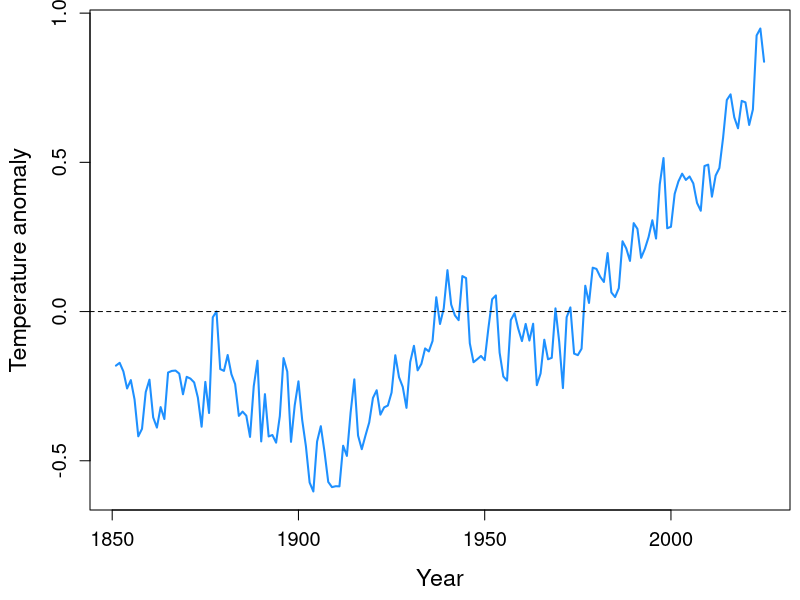
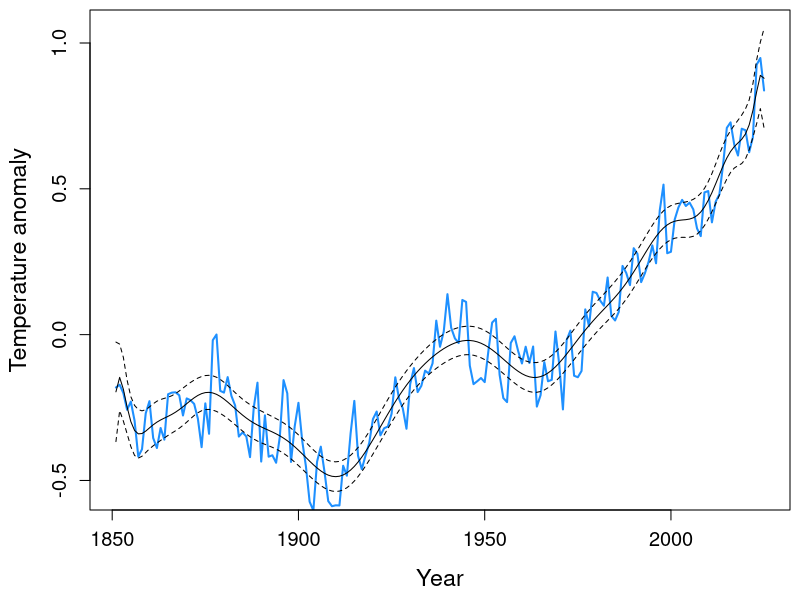
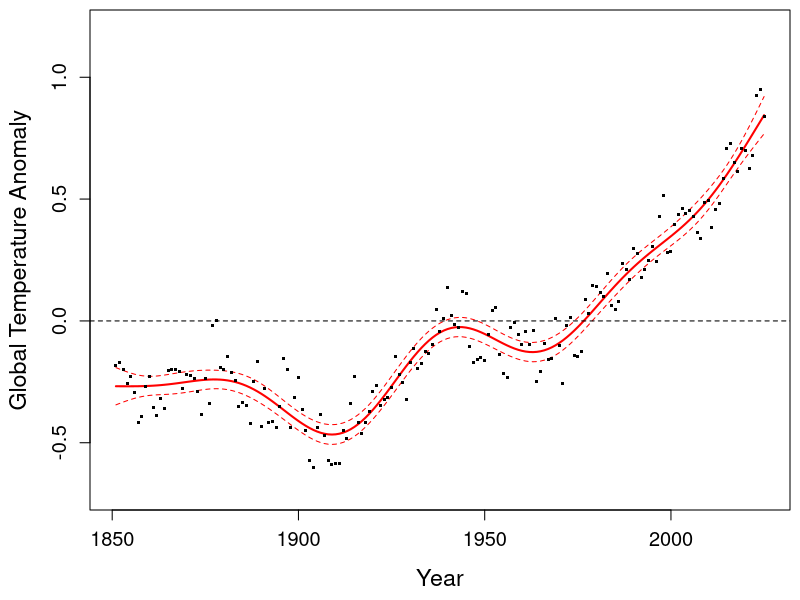
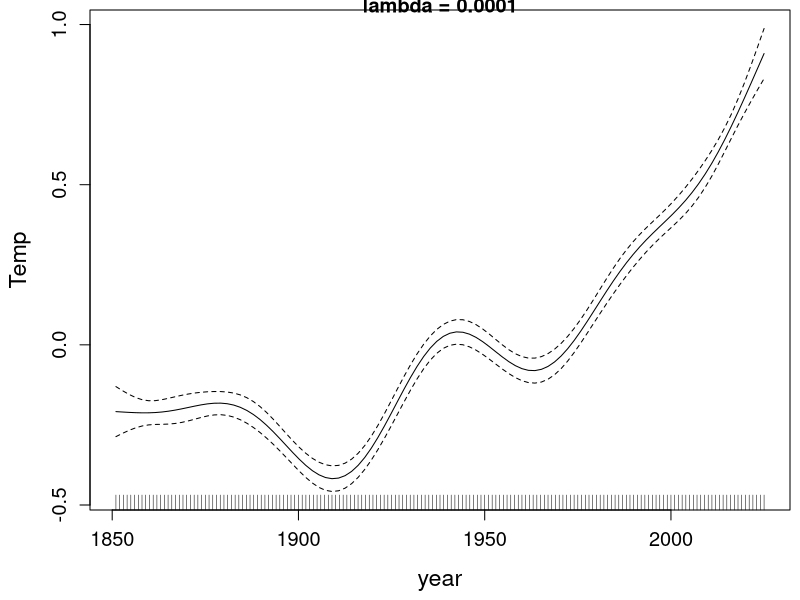
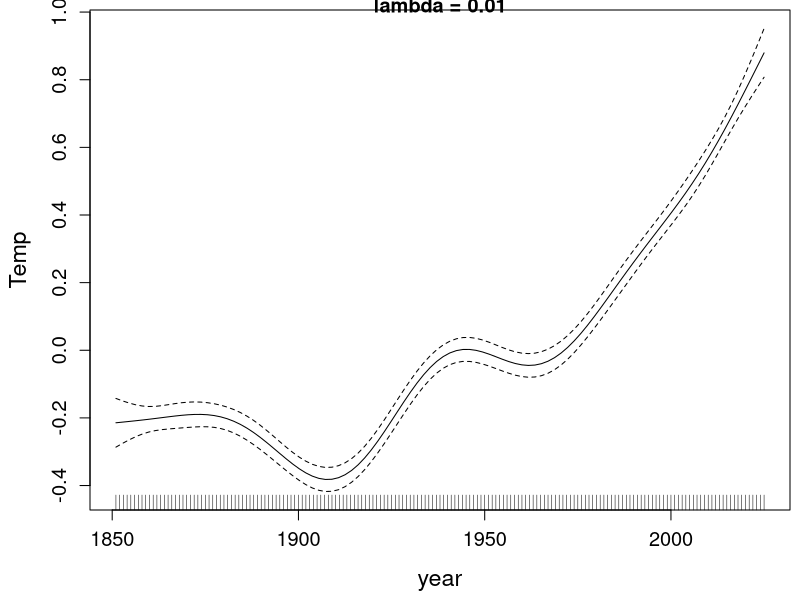
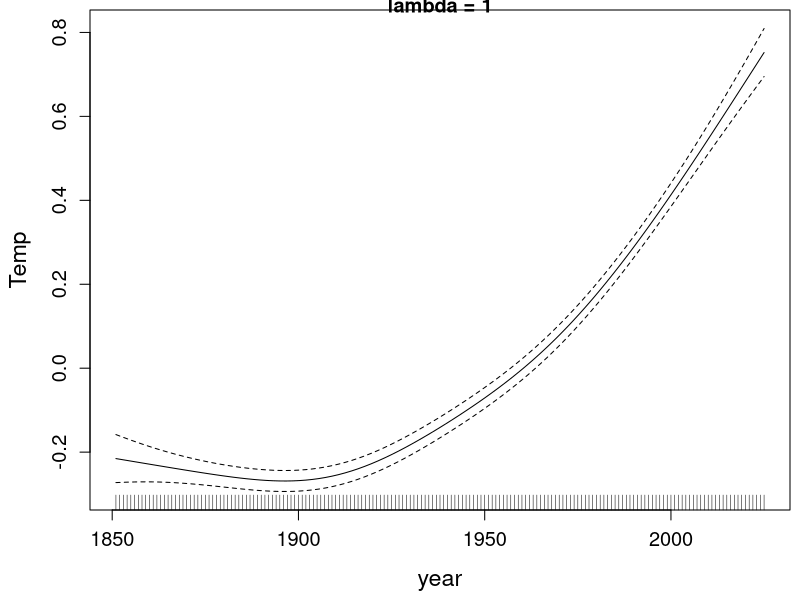
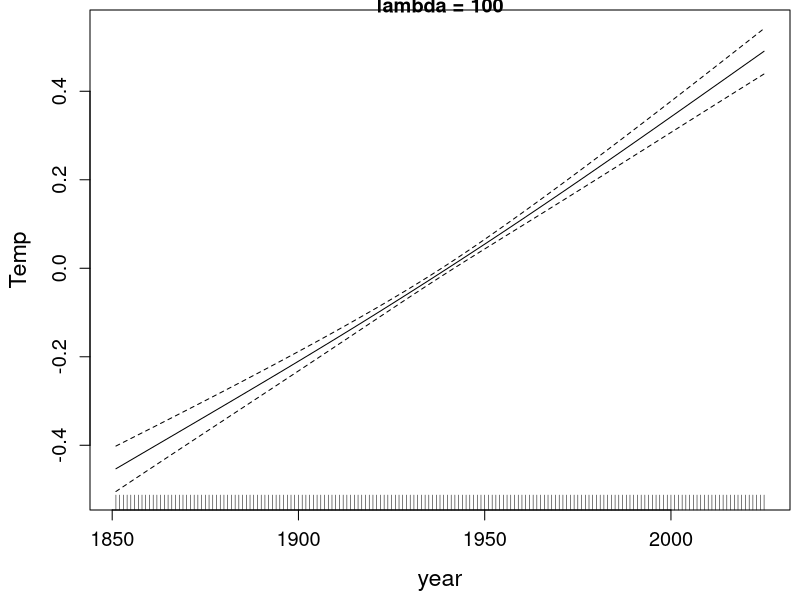

Generate these figures, in order, with R:
## ---- chunk 1
knitr::opts_chunk$set(echo = FALSE, message = FALSE, warning = FALSE)

library(mgcv)
## ---- chunk 2

## global SST data
## https://crudata.uea.ac.uk/cru/data/temperature/HadSST4.2_gl.txt

sst <- read.csv("SST_anomolies.csv")

sst <- sst[seq(2, nrow(sst), 2), -ncol(sst)]

colnames(sst) <- c("year", month.abb)

anom <- apply(sst[,-1], 1, mean)

sst <- data.frame(year = sst$year, temp = anom)
  
par(mai = c(0.9, 0.9, 0.1, 0.1),
    omi = c(0, 0, 0, 0),
    cex.lab = 1.4, cex.axis = 1.2)
plot(sst$year, sst$temp,
     type = "l", lwd = 2, col = "dodgerblue",
     ylab = "Temperature anomaly", xlab = "Year")
abline(h=0,lty="dashed")

## ---- chunk 3

model_poly <- lm(temp ~ poly(year, degree = 20), data = sst)

preds_poly <- predict(model_poly,se.fit=TRUE)

t_value <- qt(0.025, length(sst$year) - 8, lower.tail = FALSE)

up_95 <- preds_poly$fit + t_value * preds_poly$se.fit
lo_95 <- preds_poly$fit - t_value * preds_poly$se.fit

par(mai = c(0.9, 0.9, 0.1, 0.1),
    omi = c(0, 0, 0, 0),
    cex.lab = 1.4, cex.axis = 1.2)
plot(sst$year, sst$temp,
     ylim = range(up_95, lo_95),
     type = "l", lwd = 2, col = "dodgerblue",
     ylab = "Temperature anomaly", xlab = "Year")
lines(sst$year, preds_poly$fit)
lines(sst$year, up_95, lty = "dashed")
lines(sst$year, lo_95, lty = "dashed")
## ---- chunk 4

model1 <- mgcv::gam(temp ~ s(year), data = sst, method = 'REML')

## ---- chunk 5

summary(model1)$p.table
## ---- chunk 6
summary(model1)$s.table
## ---- chunk 7
summary(model1)$scale
## ---- chunk 8
summary(model1)$dev.expl   
## ---- chunk 9

preds <- predict(model1,se.fit=TRUE)

plot(sst$year,preds$fit,ylim = c(-0.7,1.2),xlab = "Year",ylab="Global Temperature Anomaly",col = "red",type = "l",lwd=2)

crit.t <- qt(0.025,length(sst$year)-(1+summary(model1)$s.table[1]),lower.tail = FALSE)

lines(sst$year,preds$fit + preds$se.fit*crit.t,col="red",lty="dashed")
lines(sst$year,preds$fit - preds$se.fit*crit.t,col="red",lty="dashed")

points(sst$year,sst$temp,pch=46,cex = 3)
abline(h=0,lty="dashed")

## ---- chunk 10

model1 <- 
  gam(temp ~ s(year), data = sst, sp = 0.0001)
model2 <- 
  gam(temp ~ s(year), data = sst, sp = 0.01)
model3 <- 
  gam(temp ~ s(year), data = sst, sp = 1)
model4 <- 
  gam(temp ~ s(year), data = sst, sp = 100)

plot.gam(model1,ylab="Temp",main = "lambda = 0.0001")
plot.gam(model2,ylab="Temp",main = "lambda = 0.01")
plot.gam(model3,ylab="Temp",main = "lambda = 1")
plot.gam(model4,ylab="Temp",main = "lambda = 100")
